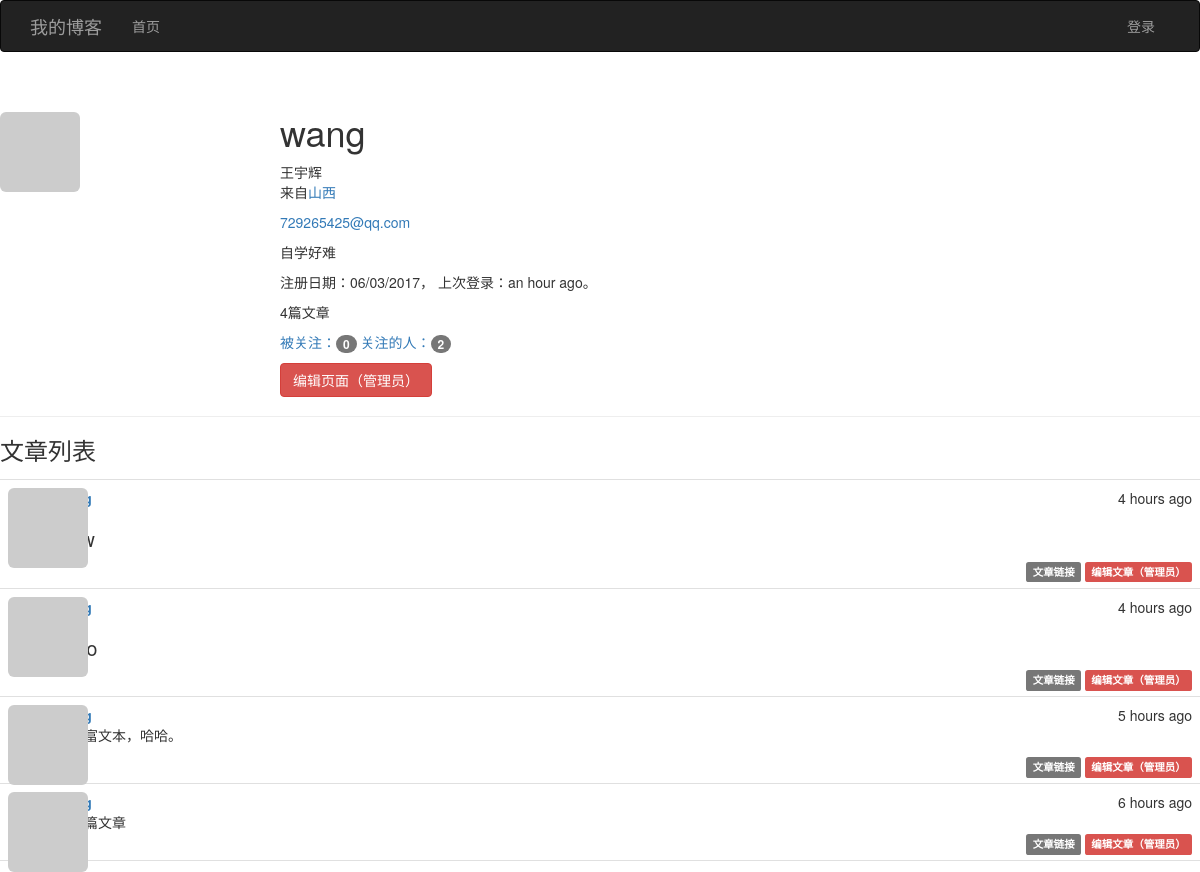
The page /user/wang on the database its author committed.
### app/models.py (models this page shows, shortened)
class User(UserMixin,db.Model):
    __tablename__='users'
    id = db.Column(db.Integer, primary_key=True)
    email = db.Column(db.String(64), unique=True, index=True)
    username = db.Column(db.String(64), unique=True, index=True)
    password_hash = db.Column(db.String(128))
    confirmed = db.Column(db.Boolean, default=False)
    role_id = db.Column(db.Integer, db.ForeignKey('roles.id'))
    name = db.Column(db.String(64))
    location = db.Column(db.String(64))
    about_me = db.Column(db.Text())
    member_since = db.Column(db.DateTime(), default=datetime.utcnow)
    last_seen = db.Column(db.DateTime(), default=datetime.utcnow)
    avatar_hash = db.Column(db.String(32))
    posts = db.relationship('Post', backref='author', lazy='dynamic')
    followed = db.relationship('Follow',
                               foreign_keys=[Follow.follower_id],
                               backref=db.backref('follower', lazy='joined'),
                               lazy='dynamic',
                               cascade='all, delete-orphan')
    followers = db.relationship('Follow',
                               foreign_keys=[Follow.followed_id],
                               backref=db.backref('followed', lazy='joined'),
                                lazy='dynamic',
                               cascade='all, delete-orphan')
    @property
    def password(self):
        raise AttributeError('password is not a readable attribute')
    def gravatar(self, size=100, default='identicon', rating='g'):
        if request.is_secure:
            url = 'http://secure.gravatar.com/avatar'
        else:
            url = 'http://www.gravatar.com/avatar'
        hash = self.avatar_hash or hashlib.md5(
            self.email.encode('utf-8')).hexdigest()
        return '{url}/{hash}?s={size}&d={default}&r={rating}'.format(
            url=url, hash=hash, size=size, default=default, rating=rating)

class Post(db.Model):
    __tablename__ = 'posts'
    id = db.Column(db.Integer, primary_key=True)
    body = db.Column(db.Text)
    body_html = db.Column(db.Text)
    timestamp = db.Column(db.DateTime, index=True, default=datetime.utcnow)
    author_id = db.Column(db.Integer, db.ForeignKey('users.id'))

### app/main/views.py (the view)
@main.route('/user/<username>')
def user(username):
    user = User.query.filter_by(username=username).first()
    if user is None:
        abort(404)
    posts = user.posts.order_by(Post.timestamp.desc()).all()
    return render_template('user.html', user=user, posts=posts)

### app/auth/views.py (called while the page is built)
@auth.before_app_request
def before_request():
    if current_user.is_authenticated:
        current_user.ping()
        if not current_user.confirmed \
            and request.endpoint \
            and request.endpoint[:5] != 'auth.' \
            and request.endpoint != 'static':
            return redirect(url_for('auth.unconfirmed'))

### app/main/__init__.py (called while the page is built)
@main.app_context_processor
def inject_permissions():
    return dict(Permission=Permission)

### app/models.py (called while the page is built)
    def can(self, permissions):
        return False

### app/templates/user.html (shortened to what this page needs)
{% extends "base.html" %}
{% import "bootstrap/wtf.html" as wtf %}
{% block page_content %}
<div class="page-header">
    <img class="img-rounded profile-thumbnail" src="{{ user.gravatar(size=256) }}">
    <div class="profile-header">
        <h1>{{ user.username }}</h1>
        {% if user.name or user.location %}
        <p>
            {% if user.name %}{{ user.name }}<br>{% endif %}
            {% if user.location %}来自<a href="http://map.baidu.com/?q={{ user.location }}">{{ user.location }}</a>{% endif %}
        </p>
        {% endif %}
        {% if current_user.is_administrator %}
        <p><a href="mailto:{{ user.email }}">{{ user.email }}</a></p>
        {% endif %}
        {% if user.about_me %}<p>{{ user.about_me }}</p>{% endif %}
        <p>
            注册日期：{{ moment(user.member_since).format('L') }}，
            上次登录：{{ moment(user.last_seen).fromNow() }}。
        </p>
        <p>{{ user.posts.count() }}篇文章</p>
        <p>
            <a href="{{ url_for('.followers', username=user.username) }}">
                被关注：<span class="badge">{{ user.followers.count() }}</span>
            </a>
            <a href="{{ url_for('.followed_by', username=user.username) }}">
                关注的人：<span class="badge">{{ user.followed.count() }}</span>
            </a>
        <p>
            {% if current_user.is_administrator %}
            <a class="btn btn-danger" href="{{ url_for('main.edit_profile_admin', id=user.id) }}">编辑页面（管理员）</a>
            {% endif %}
    </div>
</div>
<h3>文章列表</h3>
{% include "_posts.html" %}
{% endblock %}

### app/templates/base.html (shortened to what this page needs)
{% extends "bootstrap/base.html" %}
{% block head %}
{{ super() }}
<link rel="stylesheet" type="text/css" href="{{ url_for('static', filename='styles.css') }}">
{% endblock %}
{% block navbar %}
<div class="navbar navbar-inverse" role="navigation">
    <div class="container">
        <div class="navbar-header">
            <a class="navbar-brand" href="{{ url_for('main.index') }}">我的博客</a>
         </div>
        <div class="navbar-collapse collapse">
            <ul class="nav navbar-nav">
                <li><a href="{{ url_for('main.index') }}">首页</a> </li>
            </ul>
            <ul class="nav navbar-nav navbar-right">
                {% if current_user.is_authenticated %}
                <li class="dropdown">
                    <a href="#" class="dropdown-toggle" data-toggle="dropdown">
                        <img src="{{ current_user.gravatar(size=18) }}">
                        账户<b class="caret"></b>
                    </a>
                    <ul class="dropdown-menu">
                        <li><a href="{{ url_for('auth.change_password') }}">修改密码</a> </li>
                        <li><a href="{{ url_for('auth.change_email_request') }}">修改邮箱</a> </li>
                        <li><a href="{{ url_for('auth.logout') }}">退出账户</a> </li>
                    </ul>
                </li>
                {% else %}
                <li><a href="{{ url_for('auth.login') }}">登录</a></li>
                {% endif %}
            </ul>
         </div>
    </div>
</div>
{% endblock %}
{% block content %}
{% block page_content %}
{% endblock %}
{% endblock %}

### app/templates/_posts.html (shortened to what this page needs)
<ul class="posts">
    {% for post in posts %}
    <li class="post">
        <div class="profile-thumbnail">
            <a href="{{ url_for('.user', username=post.author.username) }}">
                <img class="img-rounded profile-thumbnail" src="{{ post.author.gravatar(size=40) }}">
            </a>
        </div>
        <div class="post-content">
            <div class="post-date">{{ moment(post.timestamp).fromNow() }}</div>
            <div class="post-author">
                <a href="{{ url_for('.user', username=post.author.username) }}">
                </a>
            </div>
            <div class="post-body">
                {% if post.body_html %}
                {{ post.body_html | safe }}
                {% else %}
                {{ post.body }}
                {% endif %}
            </div>
            <div class="post-footer">
                <a href="{{ url_for('.post', id=post.id) }}">
                    <span class="label label-default">文章链接</span>
                </a>
                {% if current_user == post.author %}
                <a href="{{ url_for('.edit', id=post.id) }}">
                    <span class="label label-primary">编辑文章</span>
                </a>
                {% elif current_user.is_administrator %}
                <a href="{{ url_for('.edit', id=post.id) }}">
                    <span class="label label-danger">编辑文章（管理员）</span>
                </a>
                {% endif %}
            </div>
        </div>
    </li>
    {% endfor %}
</ul>

### app/static/styles.css (style rules this page uses)
.profile-thumbnail { position: absolute; }
.profile-header { min-height: 260px; margin-left: 280px; }
ul.posts { list-style-type: none; padding: 0px; margin: 16px 0px 0px 0px; border-top: 1px solid #e0e0e0; }
ul.posts li.post { padding: 8px; border-bottom: 1px solid #e0e0e0; }
div.post-date { float: right; }
div.post-author { font-weight: bold; }
div.post-content { margin-left: 48px; min-height: 48px; }
div.post-footer { text-align: right; }
.post-body h1 { font-size: 140%; }

### rows shown on the page
User: username "wang", name "王宇辉", location "山西", email "729265425@qq.com", about_me "自学好难", member_since "06/03/2017", last_seen "an hour ago"
Post: timestamp "4 hours ago"
Post: timestamp "4 hours ago"
Post: timestamp "5 hours ago", body_html "添加富文本，哈哈。"
Post: timestamp "6 hours ago", body "第一篇文章"

### other values the page prints
{{ user.posts.count() }} "4"
{{ user.followers.count() }} "0"
{{ user.followed.count() }} "2"
